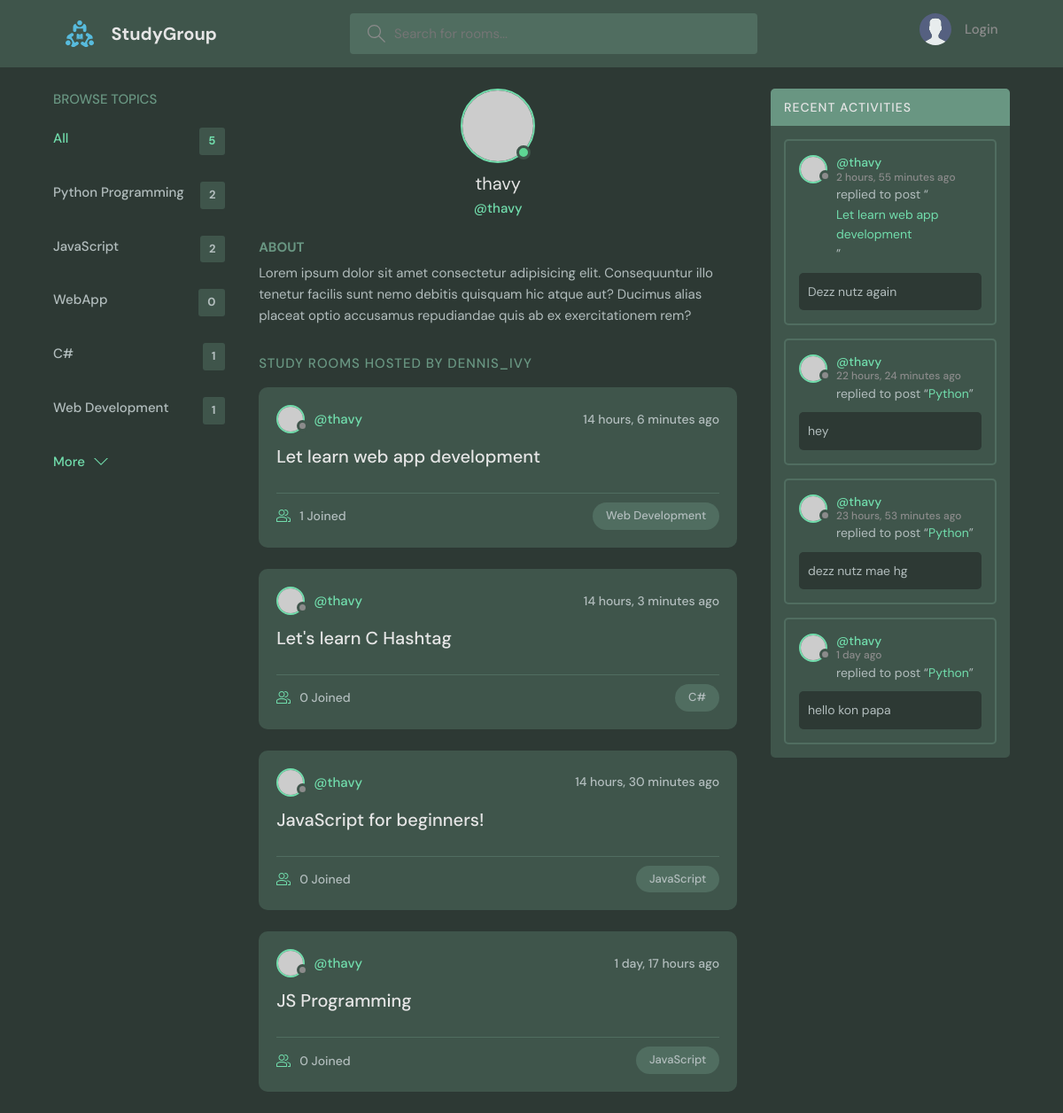
The app's page /profile/2/ with its own data.
### base/models.py (models this page shows, shortened)
class Topic(models.Model):
    name = models.CharField(max_length=200)

class Room(models.Model):
    host = models.ForeignKey(User, on_delete=models.SET_NULL, null=True)
    topic = models.ForeignKey(Topic, on_delete=models.SET_NULL, null=True)
    name = models.CharField(max_length=200)
    description = models.TextField(null=True, blank=True)
    participants = models.ManyToManyField(User, related_name='participants', blank=True)
    updated = models.DateTimeField(auto_now=True)
    created = models.DateTimeField(auto_now_add=True)
    def __str__(self):
        return self.name
    class Meta:
        ordering = ['-updated', '-created']

class Message(models.Model):
    user = models.ForeignKey(User, on_delete=models.SET_NULL, null=True)
    room = models.ForeignKey(Room, on_delete=models.CASCADE)
    body = models.TextField()
    updated = models.DateTimeField(auto_now=True)
    created = models.DateTimeField(auto_now_add=True)
    class Meta:
        ordering = ['-updated', '-created']

### base/views.py (the view)
# urls.py: path('profile/<str:pk>/', views.user_profile, name="user-profile"),
def user_profile(request, pk):
    user = User.objects.get(id=pk)
    rooms = user.room_set.all()
    room_messages = user.message_set.all()
    topics = Topic.objects.all()
    context = {'user': user, 'rooms': rooms, 'room_messages': room_messages, 'topics': topics}
    return render(request, 'base/profile.html', context)

### base/templates/base/profile.html (shortened to what this page needs)
{% extends 'main.html' %}
{% block content %}
<main class="profile-page layout layout--3">
  <div class="container">
    {% include 'base/topic_component.html' %}
    <div class="roomList">
      <div class="profile">
        <div class="profile__avatar">
          <div class="avatar avatar--large active">
            <img src="https://randomuser.me/api/portraits/men/11.jpg" />
          </div>
        </div>
        <div class="profile__info">
          <h3>{{user.username}}</h3>
          <p>@{{user.username}}</p>
        </div>
        <div class="profile__about">
          <h3>About</h3>
          <p>
            Lorem ipsum dolor sit amet consectetur adipisicing elit. Consequuntur illo tenetur
            facilis sunt nemo debitis quisquam hic atque aut? Ducimus alias placeat optio
            accusamus repudiandae quis ab ex exercitationem rem?
          </p>
        </div>
      </div>
      <div class="roomList__header">
        <div>
          <h2>Study Rooms Hosted by dennis_ivy</a>
          </h2>
        </div>
      </div>
    {% include 'base/feed_component.html' %}
    </div>
    {% include 'base/activity_component.html' %}
  </div>
</main>
{% endblock content %}

### base/templates/base/topic_component.html
<div class="topics">
  <div class="topics__header">
    <h2>Browse Topics</h2>
  </div>
  <ul class="topics__list">
    <li>
      <a href="{% url 'home' %}" class="active">All <span>{{topics.count}}</span></a>
    </li>
    {% for topic in topics %}
    <li>
      <a href="{% url 'home' %}?q={{topic.name}}">{{topic.name}} <span>{{topic.room_set.all.count}}</span></a>
    </li>
    {% endfor %}
  </ul>
  <a class="btn btn--link" href="topics.html">
    More
    <svg
      version="1.1"
      xmlns="http://www.w3.org/2000/svg"
      width="32"
      height="32"
      viewBox="0 0 32 32"
    >
      <title>chevron-down</title>
      <path d="M16 21l-13-13h-3l16 16 16-16h-3l-13 13z"></path>
    </svg>
  </a>
</div>

### base/templates/base/feed_component.html (shortened to what this page needs)
{% for room in rooms %}
<div class="roomListRoom">
    <div class="roomListRoom__header">
      <a href="{% url 'user-profile' room.host.id %}" class="roomListRoom__author">
        <div class="avatar avatar--small">
          <img src="https://randomuser.me/api/portraits/women/11.jpg" />
        </div>
        <span>@{{room.host.username}}</span>
      </a>
      <div class="roomListRoom__actions">
        <span>{{room.created|timesince}} ago</span>
      </div>
    </div>
    <div class="roomListRoom__content">
      <a href="{% url 'room' room.id %}">{{room.name}}</a>
    </div>
    <div class="roomListRoom__meta">
      <a href="{% url 'room' room.id %}" class="roomListRoom__joined">
        {{room.participants.all.count}} Joined
      </a>
      <p class="roomListRoom__topic">{{room.topic.name}}</p>
    </div>
</div>
{% endfor %}

### base/templates/base/activity_component.html (shortened to what this page needs)
<div class="activities">
    <div class="activities__header">
      <h2>Recent Activities</h2>
    </div>
    {% for msg in room_messages %}
    <div class="activities__box">
      <div class="activities__boxHeader roomListRoom__header">
        <a href="{% url 'user-profile' msg.user.id %}" class="roomListRoom__author">
          <div class="avatar avatar--small">
            <img src="https://randomuser.me/api/portraits/women/11.jpg" />
          </div>
          <p>
            @{{msg.user}}
            <span>{{msg.created|timesince}} ago</span>
          </p>
        </a>
      </div>
      <div class="activities__boxContent">
        <p>
          replied to post “<a href="{% url 'room' msg.room.id %}">{{msg.room}}</a
          >”
        </p>
        <div class="activities__boxRoomContent">
          {{msg.body}}
        </div>
      </div>
    </div>
    {% endfor %}
  </div>

### records on screen
Topic: name "Python Programming", room_set.all.count "2"
Topic: name "JavaScript", room_set.all.count "2"
Topic: name "WebApp", room_set.all.count "0"
Topic: name "C#", room_set.all.count "1"
Topic: name "Web Development", room_set.all.count "1"
Room: host.username "thavy", created "14 hours, 6 minutes", name "Let learn web app development", participants.all.count "1", topic.name "Web Development"
Room: host.username "thavy", created "14 hours, 3 minutes", name "Let's learn C Hashtag", participants.all.count "0", topic.name "C#"
Room: host.username "thavy", created "14 hours, 30 minutes", name "JavaScript for beginners!", participants.all.count "0", topic.name "JavaScript"
Room: host.username "thavy", created "1 day, 17 hours", name "JS Programming", participants.all.count "0", topic.name "JavaScript"
Message: user "thavy", created "2 hours, 55 minutes", room "Let learn web app development", body "Dezz nutz again"
Message: user "thavy", created "22 hours, 24 minutes", room "Python", body "hey"
Message: user "thavy", created "23 hours, 53 minutes", room "Python", body "dezz nutz mae hg"
Message: user "thavy", created "1 day", room "Python", body "hello kon papa"

### other values on screen
{{ topics.count }} "5"
{{ user.username }} "thavy"
